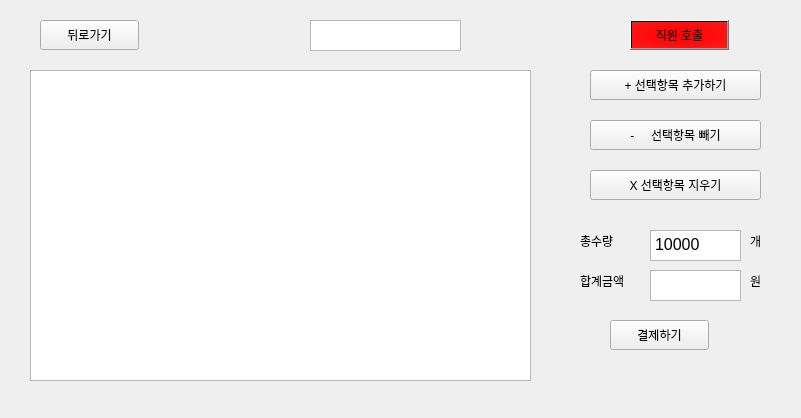
<?xml version="1.0" encoding="UTF-8"?>
<ui version="4.0">
 <class>Form</class>
 <widget class="QWidget" name="Form">
  <property name="geometry">
   <rect>
    <x>0</x>
    <y>0</y>
    <width>801</width>
    <height>418</height>
   </rect>
  </property>
  <property name="windowTitle">
   <string>Form</string>
  </property>
  <widget class="QListWidget" name="listWidget">
   <property name="geometry">
    <rect>
     <x>30</x>
     <y>70</y>
     <width>501</width>
     <height>311</height>
    </rect>
   </property>
  </widget>
  <widget class="QPushButton" name="pushButton_2">
   <property name="geometry">
    <rect>
     <x>590</x>
     <y>70</y>
     <width>171</width>
     <height>30</height>
    </rect>
   </property>
   <property name="text">
    <string>+ 선택항목 추가하기</string>
   </property>
  </widget>
  <widget class="QPushButton" name="pushButton_3">
   <property name="geometry">
    <rect>
     <x>590</x>
     <y>120</y>
     <width>171</width>
     <height>30</height>
    </rect>
   </property>
   <property name="text">
    <string>-     선택항목 빼기</string>
   </property>
  </widget>
  <widget class="QPushButton" name="pushButton_4">
   <property name="geometry">
    <rect>
     <x>590</x>
     <y>170</y>
     <width>171</width>
     <height>30</height>
    </rect>
   </property>
   <property name="text">
    <string>X 선택항목 지우기</string>
   </property>
  </widget>
  <widget class="QLabel" name="label">
   <property name="geometry">
    <rect>
     <x>580</x>
     <y>230</y>
     <width>68</width>
     <height>22</height>
    </rect>
   </property>
   <property name="text">
    <string>총수량</string>
   </property>
  </widget>
  <widget class="QLabel" name="label_2">
   <property name="geometry">
    <rect>
     <x>580</x>
     <y>270</y>
     <width>68</width>
     <height>22</height>
    </rect>
   </property>
   <property name="text">
    <string>합계금액</string>
   </property>
  </widget>
  <widget class="QPushButton" name="pushButton_5">
   <property name="geometry">
    <rect>
     <x>610</x>
     <y>320</y>
     <width>99</width>
     <height>30</height>
    </rect>
   </property>
   <property name="text">
    <string>결제하기</string>
   </property>
  </widget>
  <widget class="QTextBrowser" name="total_count_view">
   <property name="geometry">
    <rect>
     <x>650</x>
     <y>230</y>
     <width>91</width>
     <height>31</height>
    </rect>
   </property>
   <property name="verticalScrollBarPolicy">
    <enum>Qt::ScrollBarAlwaysOff</enum>
   </property>
   <property name="horizontalScrollBarPolicy">
    <enum>Qt::ScrollBarAlwaysOff</enum>
   </property>
   <property name="html">
    <string>&lt;!DOCTYPE HTML PUBLIC &quot;-//W3C//DTD HTML 4.0//EN&quot; &quot;http://www.w3.org/TR/REC-html40/strict.dtd&quot;&gt;
&lt;html&gt;&lt;head&gt;&lt;meta name=&quot;qrichtext&quot; content=&quot;1&quot; /&gt;&lt;style type=&quot;text/css&quot;&gt;
p, li { white-space: pre-wrap; }
&lt;/style&gt;&lt;/head&gt;&lt;body style=&quot; font-family:'PibotoLt'; font-size:12pt; font-weight:400; font-style:normal;&quot;&gt;
&lt;p style=&quot; margin-top:0px; margin-bottom:0px; margin-left:0px; margin-right:0px; -qt-block-indent:0; text-indent:0px;&quot;&gt;10000&lt;/p&gt;&lt;/body&gt;&lt;/html&gt;</string>
   </property>
  </widget>
  <widget class="QTextBrowser" name="total_price_view">
   <property name="geometry">
    <rect>
     <x>650</x>
     <y>270</y>
     <width>91</width>
     <height>31</height>
    </rect>
   </property>
   <property name="verticalScrollBarPolicy">
    <enum>Qt::ScrollBarAlwaysOff</enum>
   </property>
   <property name="horizontalScrollBarPolicy">
    <enum>Qt::ScrollBarAlwaysOff</enum>
   </property>
  </widget>
  <widget class="QLabel" name="label_3">
   <property name="geometry">
    <rect>
     <x>750</x>
     <y>230</y>
     <width>31</width>
     <height>22</height>
    </rect>
   </property>
   <property name="text">
    <string>개</string>
   </property>
  </widget>
  <widget class="QLabel" name="label_4">
   <property name="geometry">
    <rect>
     <x>750</x>
     <y>270</y>
     <width>21</width>
     <height>22</height>
    </rect>
   </property>
   <property name="text">
    <string>원</string>
   </property>
  </widget>
  <widget class="QPushButton" name="pushButton">
   <property name="geometry">
    <rect>
     <x>40</x>
     <y>20</y>
     <width>99</width>
     <height>30</height>
    </rect>
   </property>
   <property name="text">
    <string>뒤로가기</string>
   </property>
  </widget>
  <widget class="QPushButton" name="pushButton_call">
   <property name="geometry">
    <rect>
     <x>630</x>
     <y>20</y>
     <width>99</width>
     <height>30</height>
    </rect>
   </property>
   <property name="styleSheet">
    <string notr="true">background-color: qradialgradient(spread:pad, cx:0.5, cy:0.5, radius:7, fx:0.5, fy:0.5, stop:0 rgba(255, 0, 0, 255), stop:1 rgba(255, 255, 255, 255));</string>
   </property>
   <property name="text">
    <string>직원 호출</string>
   </property>
  </widget>
  <widget class="QTextBrowser" name="mode_view">
   <property name="geometry">
    <rect>
     <x>310</x>
     <y>20</y>
     <width>151</width>
     <height>31</height>
    </rect>
   </property>
   <property name="verticalScrollBarPolicy">
    <enum>Qt::ScrollBarAlwaysOff</enum>
   </property>
   <property name="horizontalScrollBarPolicy">
    <enum>Qt::ScrollBarAlwaysOff</enum>
   </property>
  </widget>
 </widget>
 <resources/>
 <connections>
  <connection>
   <sender>pushButton_2</sender>
   <signal>clicked()</signal>
   <receiver>Form</receiver>
   <slot>plus_product()</slot>
   <hints>
    <hint type="sourcelabel">
     <x>616</x>
     <y>70</y>
    </hint>
    <hint type="destinationlabel">
     <x>665</x>
     <y>33</y>
    </hint>
   </hints>
  </connection>
  <connection>
   <sender>pushButton_3</sender>
   <signal>clicked()</signal>
   <receiver>Form</receiver>
   <slot>minus_product()</slot>
   <hints>
    <hint type="sourcelabel">
     <x>666</x>
     <y>120</y>
    </hint>
    <hint type="destinationlabel">
     <x>756</x>
     <y>112</y>
    </hint>
   </hints>
  </connection>
  <connection>
   <sender>pushButton_4</sender>
   <signal>clicked()</signal>
   <receiver>Form</receiver>
   <slot>delet_product()</slot>
   <hints>
    <hint type="sourcelabel">
     <x>660</x>
     <y>170</y>
    </hint>
    <hint type="destinationlabel">
     <x>749</x>
     <y>201</y>
    </hint>
   </hints>
  </connection>
  <connection>
   <sender>pushButton_5</sender>
   <signal>clicked()</signal>
   <receiver>Form</receiver>
   <slot>payment()</slot>
   <hints>
    <hint type="sourcelabel">
     <x>642</x>
     <y>387</y>
    </hint>
    <hint type="destinationlabel">
     <x>615</x>
     <y>374</y>
    </hint>
   </hints>
  </connection>
  <connection>
   <sender>pushButton</sender>
   <signal>clicked()</signal>
   <receiver>Form</receiver>
   <slot>go_to_main()</slot>
   <hints>
    <hint type="sourcelabel">
     <x>103</x>
     <y>30</y>
    </hint>
    <hint type="destinationlabel">
     <x>213</x>
     <y>22</y>
    </hint>
   </hints>
  </connection>
  <connection>
   <sender>pushButton_call</sender>
   <signal>clicked()</signal>
   <receiver>Form</receiver>
   <slot>call()</slot>
   <hints>
    <hint type="sourcelabel">
     <x>715</x>
     <y>32</y>
    </hint>
    <hint type="destinationlabel">
     <x>546</x>
     <y>22</y>
    </hint>
   </hints>
  </connection>
 </connections>
 <slots>
  <slot>go_to_main()</slot>
  <slot>plus_product()</slot>
  <slot>minus_product()</slot>
  <slot>delet_product()</slot>
  <slot>payment()</slot>
  <slot>call()</slot>
 </slots>
</ui>
